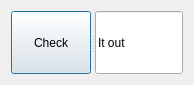
<?xml version="1.0" encoding="UTF-8"?>
<ui version="4.0">
 <class>Dialog</class>
 <widget class="QDialog" name="Dialog">
  <property name="geometry">
   <rect>
    <x>0</x>
    <y>0</y>
    <width>194</width>
    <height>85</height>
   </rect>
  </property>
  <property name="windowTitle">
   <string>Dialog</string>
  </property>
  <layout class="QGridLayout" name="gridLayout">
   <item row="0" column="0">
    <widget class="QSplitter" name="splitter">
     <property name="orientation">
      <enum>Qt::Orientation::Horizontal</enum>
     </property>
     <widget class="QPushButton" name="pushButton">
      <property name="text">
       <string>Check</string>
      </property>
     </widget>
     <widget class="QLineEdit" name="lineEdit">
      <property name="text">
       <string>It out</string>
      </property>
     </widget>
    </widget>
   </item>
  </layout>
 </widget>
 <resources/>
 <connections/>
</ui>
